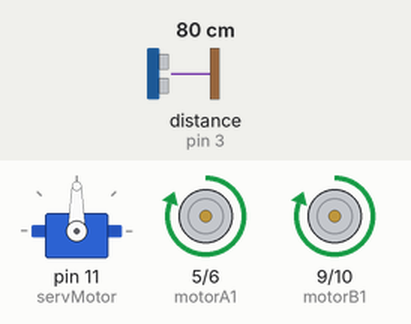
Simulated run of this sketch. Board: Arduino Uno, built with avr-gcc and run on an emulated ATmega328P. On the bench: servo, motor-driver pin pairs drawn as motors (green arrow = first pin HIGH = forward, orange = second pin HIGH = backward, longer = more drive). Wiring (inferred from the names in the program): ultrasonic range finder: trigger pin 2; echo pin 3. The inputs (shaded band) are chosen by the test bench; at power-on: distance to the obstacle (sensor on pin 3) 80 cm. The echo pulse lasts 58.3 µs per cm.

Above: at 1.2 s.
1.3 s: distance to the obstacle (sensor on pin 3) set to 33 cm
2.8 s: distance to the obstacle (sensor on pin 3) set to 28 cm
At 3.6 s:
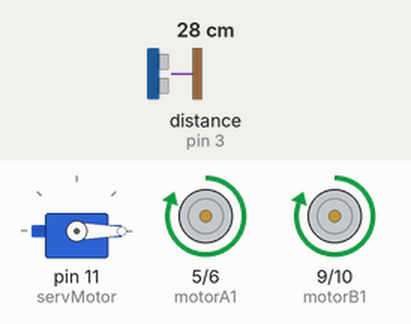
5.8 s: distance to the obstacle (sensor on pin 3) set to 35 cm
At 6.4 s:
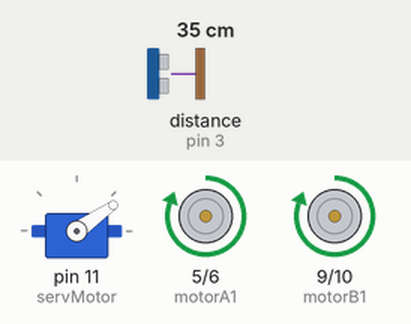
8.3 s: distance to the obstacle (sensor on pin 3) set to 2 cm
At 10.1 s:
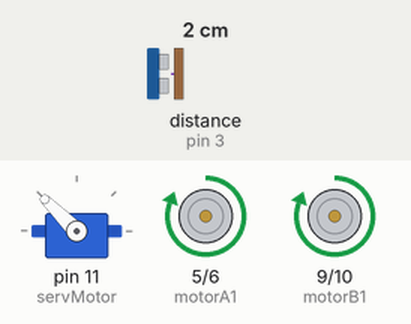
Timing chart, 0 to 12.3 s (numbered marks = the images above; inputs shaded):
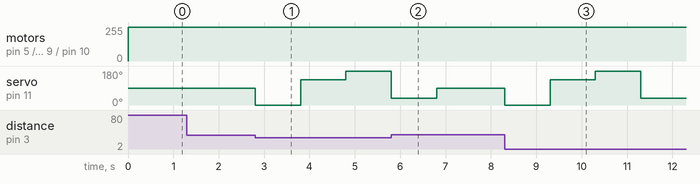

Measured:
- the behaviour switches between 31 and 30 cm on distance to the obstacle (sensor on pin 3) (found by bisection; images 0 and 1)
- after the input at 1.3 s, every drawn part: stays the same
- after the input at 2.8 s, servo on pin 11 (servMotor): 90° → 0° at once, → 135° 1.0 s later, → 180° 1.0 s later
- after the input at 5.8 s, servo on pin 11 (servMotor): goes on until 6.8 s, then stays 90°
- after the input at 8.3 s, servo on pin 11 (servMotor): 90° → 0° at once, → 135° 1.0 s later, → 180° 1.0 s later, → 35° 1.0 s later

The sketch:

carro_desviar_objeto.ino
```cpp
#include <Servo.h>


float cm = 0;
int trig = 2;
int echo = 3;
int servMotor = 11;
Servo servo;

int motorA1 = 5;
int motorA2 = 6;

int motorB1 = 9;
int motorB2 = 10;

int velocidade = 255;

void moveLeft(){
  analogWrite(motorA1, 0);
  analogWrite(motorA2, 0);

  analogWrite(motorB1, velocidade);
  analogWrite(motorB2, 0);
}

void moveRight(){
  analogWrite(motorA1, velocidade);
  analogWrite(motorA2, 0);

  analogWrite(motorB1, 0);
  analogWrite(motorB2, 0);
}

void moveFront(){
  analogWrite(motorA1, velocidade);
  analogWrite(motorA2, 0);

  analogWrite(motorB1, velocidade);
  analogWrite(motorB2, 0);
}

void moveBack(){
  analogWrite(motorA1, 0);
  analogWrite(motorA2, velocidade);

  analogWrite(motorB1, 0);
  analogWrite(motorB2, velocidade);
}

void stop(){
  analogWrite(motorA1, 0);
  analogWrite(motorA2, velocidade);

  analogWrite(motorB1, 0);
  analogWrite(motorB2, velocidade);
}

long readUltrasonicDistance(int triggerPin, int echoPin)
{
  pinMode(triggerPin, OUTPUT);  // Clear the trigger
  digitalWrite(triggerPin, LOW);
  delayMicroseconds(2);
  // Sets the trigger pin to HIGH state for 10 microseconds
  digitalWrite(triggerPin, HIGH);
  delayMicroseconds(10);
  digitalWrite(triggerPin, LOW);
  pinMode(echoPin, INPUT);
  // Reads the echo pin, and returns the sound wave travel time in microseconds
  return pulseIn(echoPin, HIGH);
}

void setup(){
  servo.attach(servMotor, 500, 2500);;
  Serial.begin(9600);
  servo.write(90);

  pinMode(motorA1, OUTPUT);
  pinMode(motorA2, OUTPUT);

  pinMode(motorB1, OUTPUT);
  pinMode(motorB2, OUTPUT);

  Serial.begin(9600);
}

// forward_left = 135
// left = 180
// right = 0
// forward_right = 35
// forward = 90

int angles[5] = {0, 135, 180, 35, 90};

void loop(){
  float max_dist = 30.0;
  // measure the ping time in cm
  cm = 0.01723 * readUltrasonicDistance(trig, echo);

  // Serial.println(cm);

  if( cm <= max_dist){
    servo.write(angles[0]);
    if(cm > max_dist){
      Serial.println("livre");
    }
    delay(1000);

    servo.write(angles[1]);
    if(cm > max_dist){
      Serial.println("livre");
    }
    delay(1000);
    servo.write(angles[2]);
    if(cm > max_dist){
      Serial.println("livre");
    }
    delay(1000);

    servo.write(angles[3]);
    if(cm > max_dist){
      Serial.println("livre");
    }
    delay(1000);

    servo.write(angles[4]);
    if(cm > max_dist){
      Serial.println("livre");
    }
    delay(1000);

  }else{
    moveFront();
  }

  // if (cm <= max_dist){
  // 	servo.write(180);
  //   if (cm <= max_dist){
  //     servo.write(0);
  //       if (cm <= max_dist){
  //         stop();
  //       }else if (cm > max_dist){
  //       	moveLeft();
  //       }
  //   }else if (cm > max_dist){
  //     moveRight();
  //   }else if (cm > max_dist){
  //     moveFront();
  //   }

  // }
}

 
```
